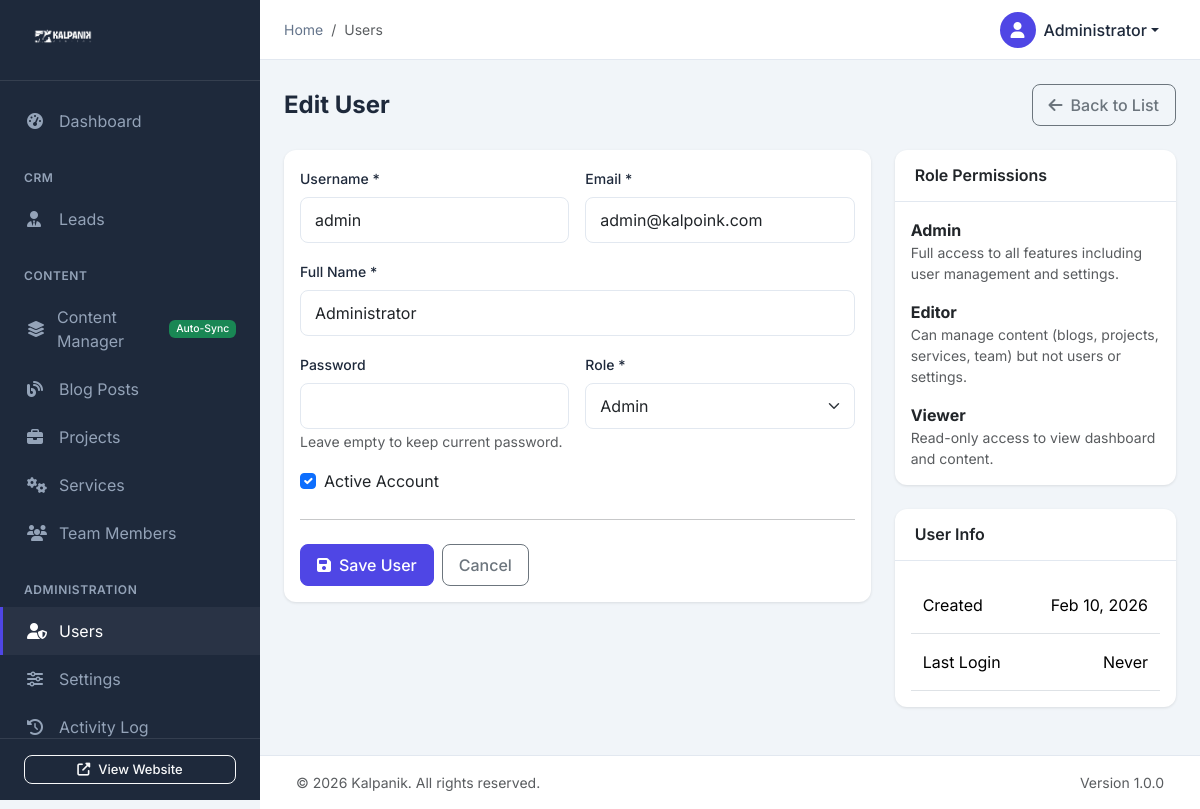
Screenshot of /admin/users.php?action=edit&id=1 (signed in) with the database file from the repository.
### tables this page shows
CREATE TABLE IF NOT EXISTS users (
    id INT AUTO_INCREMENT PRIMARY KEY,
    username VARCHAR(50) NOT NULL UNIQUE,
    email VARCHAR(100) NOT NULL UNIQUE,
    password VARCHAR(255) NOT NULL,
    full_name VARCHAR(100) NOT NULL,
    role ENUM('admin', 'editor', 'viewer') DEFAULT 'editor',
    avatar VARCHAR(255) DEFAULT NULL,
    is_active TINYINT(1) DEFAULT 1,
    last_login DATETIME DEFAULT NULL,
    created_at TIMESTAMP DEFAULT CURRENT_TIMESTAMP,
    updated_at TIMESTAMP DEFAULT CURRENT_TIMESTAMP ON UPDATE CURRENT_TIMESTAMP
);

### admin/config/auth.php (called while the page is built, shortened)
<?php
function isLoggedIn() {
    return isset($_SESSION['admin_user_id']) && !empty($_SESSION['admin_user_id']);
}
function getCurrentUser() {
    $db = getDB();
    $stmt = $db->prepare("SELECT id, username, email, full_name, role, avatar, last_login FROM users WHERE id = ? AND is_active = 1");
    $stmt->execute([$_SESSION['admin_user_id']]);
    return $stmt->fetch();
}
function hasRole($role) {
    $roles = ['admin' => 3, 'editor' => 2, 'viewer' => 1];
    $userRole = $_SESSION['admin_role'] ?? 'viewer';
    return ($roles[$userRole] ?? 0) >= ($roles[$role] ?? 0);
}
function getBaseUrl() {
    if ($_SERVER['SERVER_NAME'] === 'localhost' || $_SERVER['SERVER_NAME'] === '127.0.0.1') {
        return '/kalpoink/';
    } else {
        return '/';
    }
}
function getAdminUrl($path = '') {
    $baseUrl = getBaseUrl() . 'admin/';
    return $baseUrl . ltrim($path, '/');
}
function getSiteUrl($path = '') {
    $baseUrl = getBaseUrl();
    return $baseUrl . ltrim($path, '/');
}
?>

### admin/users.php (the view, shortened to what this page needs)
<?php
$page_title = 'Users';
require_once __DIR__ . '/includes/header.php';
$db = getDB();
$action = $_GET['action'] ?? 'list';
$id = isset($_GET['id']) ? (int)$_GET['id'] : 0;
if ($action === 'add' || $action === 'edit') {
    $user = null;
    if ($action === 'edit' && $id > 0) {
        $stmt = $db->prepare("SELECT * FROM users WHERE id = ?");
        $stmt->execute([$id]);
        $user = $stmt->fetch();
    }
    ?>
    <div class="page-header">
        <h1 class="page-title"><?php echo $action === 'add' ? 'Add New User' : 'Edit User'; ?></h1>
        <a href="<?php echo getAdminUrl('users.php'); ?>" class="btn btn-outline-secondary">
            <i class="fas fa-arrow-left me-2"></i>Back to List
        </a>
    </div>
    <div class="row">
        <div class="col-lg-8">
            <div class="card">
                <div class="card-body">
                    <form method="POST" action="users.php<?php echo $id ? '?id=' . $id : ''; ?>" class="needs-validation" novalidate>
                        <div class="row g-3">
                            <div class="col-md-6">
                                <label for="username" class="form-label">Username *</label>
                                <input type="text" class="form-control" id="username" name="username" required
                                       pattern="[a-zA-Z0-9_]+" title="Only letters, numbers, and underscores"
                                       value="<?php echo htmlspecialchars($user['username'] ?? ''); ?>">
                            </div>
                            <div class="col-md-6">
                                <label for="email" class="form-label">Email *</label>
                                <input type="email" class="form-control" id="email" name="email" required
                                       value="<?php echo htmlspecialchars($user['email'] ?? ''); ?>">
                            </div>
                            <div class="col-12">
                                <label for="full_name" class="form-label">Full Name *</label>
                                <input type="text" class="form-control" id="full_name" name="full_name" required
                                       value="<?php echo htmlspecialchars($user['full_name'] ?? ''); ?>">
                            </div>
                            <div class="col-md-6">
                                <label for="password" class="form-label">
                                    Password <?php echo $action === 'add' ? '*' : ''; ?>
                                </label>
                                <input type="password" class="form-control" id="password" name="password"
                                       <?php echo $action === 'add' ? 'required' : ''; ?>>
                                <?php if ($action === 'edit'): ?>
                                <small class="text-muted">Leave empty to keep current password.</small>
                                <?php endif; ?>
                            </div>
                            <div class="col-md-6">
                                <label for="role" class="form-label">Role *</label>
                                <select class="form-select" id="role" name="role" required>
                                    <option value="admin" <?php echo ($user['role'] ?? '') === 'admin' ? 'selected' : ''; ?>>Admin</option>
                                </select>
                            </div>
                            <div class="col-12">
                                <div class="form-check">
                                    <input class="form-check-input" type="checkbox" id="is_active" name="is_active"
                                           <?php echo ($user['is_active'] ?? 1) ? 'checked' : ''; ?>>
                                    <label class="form-check-label" for="is_active">Active Account</label>
                                </div>
                            </div>
                        </div>
                        <hr class="my-4">
                        <div class="d-flex gap-2">
                            <button type="submit" name="save_user" class="btn btn-primary">
                                <i class="fas fa-save me-2"></i>Save User
                            </button>
                            <a href="<?php echo getAdminUrl('users.php'); ?>" class="btn btn-outline-secondary">Cancel</a>
                        </div>
                    </form>
                </div>
            </div>
        </div>
        <div class="col-lg-4">
            <div class="card">
                <div class="card-header">
                    <h5 class="card-title">Role Permissions</h5>
                </div>
                <div class="card-body">
                    <div class="mb-3">
                        <strong>Admin</strong>
                        <p class="text-muted small mb-0">Full access to all features including user management and settings.</p>
                    </div>
                    <div class="mb-3">
                        <strong>Editor</strong>
                        <p class="text-muted small mb-0">Can manage content (blogs, projects, services, team) but not users or settings.</p>
                    </div>
                    <div class="mb-0">
                        <strong>Viewer</strong>
                        <p class="text-muted small mb-0">Read-only access to view dashboard and content.</p>
                    </div>
                </div>
            </div>
            <?php if ($action === 'edit' && $user): ?>
            <div class="card">
                <div class="card-header">
                    <h5 class="card-title">User Info</h5>
                </div>
                <div class="card-body">
                    <table class="table table-sm mb-0">
                        <tr>
                            <td>Created</td>
                            <td class="text-end"><?php echo date('M j, Y', strtotime($user['created_at'])); ?></td>
                        </tr>
                        <tr>
                            <td>Last Login</td>
                            <td class="text-end"><?php echo $user['last_login'] ? date('M j, Y g:i A', strtotime($user['last_login'])) : 'Never'; ?></td>
                        </tr>
                    </table>
                </div>
            </div>
            <?php endif; ?>
        </div>
    </div>
    <?php
}
require_once __DIR__ . '/includes/footer.php';
?>

### admin/includes/header.php (shortened to what this page needs)
<?php
require_once __DIR__ . '/../config/auth.php';
$currentUser = getCurrentUser();
$currentPage = basename($_SERVER['PHP_SELF'], '.php');
?>
<!DOCTYPE html>
<html lang="en">
<head>
    <link href="https://cdn.jsdelivr.net/npm/bootstrap@5.3.2/dist/css/bootstrap.min.css" rel="stylesheet">
    <link rel="stylesheet" href="https://cdnjs.cloudflare.com/ajax/libs/font-awesome/6.5.1/css/all.min.css">
    <link href="https://cdn.datatables.net/1.13.7/css/dataTables.bootstrap5.min.css" rel="stylesheet">
    <link rel="stylesheet" href="<?php echo getAdminUrl('assets/css/admin.css'); ?>">
</head>
<body>
    <div class="sidebar" id="sidebar">
        <div class="sidebar-header">
            <?php
            $sidebarLogoPath = 'assets/images/kalpaink-logo.png';
            ?>
            <a href="<?php echo getAdminUrl('index.php'); ?>" class="sidebar-brand">
                <img src="<?php echo getSiteUrl($sidebarLogoPath); ?>" alt="Kalpanik" style="max-height: 40px;">
            </a>
        </div>
        <nav class="sidebar-nav">
            <ul class="nav flex-column">
                <li class="nav-item">
                    <a class="nav-link <?php echo $currentPage == 'index' ? 'active' : ''; ?>" href="<?php echo getAdminUrl('index.php'); ?>">
                        <i class="fas fa-tachometer-alt"></i>
                        <span>Dashboard</span>
                    </a>
                </li>
                <li class="nav-header">CRM</li>
                <li class="nav-item">
                    <a class="nav-link <?php echo $currentPage == 'leads' ? 'active' : ''; ?>" href="<?php echo getAdminUrl('leads.php'); ?>">
                        <i class="fas fa-user-tie"></i>
                        <span>Leads</span>
                    </a>
                </li>
                <li class="nav-header">Content</li>
                <li class="nav-item">
                    <a class="nav-link <?php echo $currentPage == 'content' ? 'active' : ''; ?>" href="<?php echo getAdminUrl('content.php'); ?>">
                        <i class="fas fa-layer-group"></i>
                        <span>Content Manager</span>
                        <span class="badge bg-success ms-auto" style="font-size: 0.65rem;">Auto-Sync</span>
                    </a>
                </li>
                <li class="nav-item">
                    <a class="nav-link <?php echo $currentPage == 'blogs' ? 'active' : ''; ?>" href="<?php echo getAdminUrl('blogs.php'); ?>">
                        <i class="fas fa-blog"></i>
                        <span>Blog Posts</span>
                    </a>
                </li>
                <li class="nav-item">
                    <a class="nav-link <?php echo $currentPage == 'projects' ? 'active' : ''; ?>" href="<?php echo getAdminUrl('projects.php'); ?>">
                        <i class="fas fa-briefcase"></i>
                        <span>Projects</span>
                    </a>
                </li>
                <li class="nav-item">
                    <a class="nav-link <?php echo $currentPage == 'services' ? 'active' : ''; ?>" href="<?php echo getAdminUrl('services.php'); ?>">
                        <i class="fas fa-cogs"></i>
                        <span>Services</span>
                    </a>
                </li>
                <li class="nav-item">
                    <a class="nav-link <?php echo $currentPage == 'team' ? 'active' : ''; ?>" href="<?php echo getAdminUrl('team.php'); ?>">
                        <i class="fas fa-users"></i>
                        <span>Team Members</span>
                    </a>
                </li>
                <?php if (hasRole('admin')): ?>
                <li class="nav-header">Administration</li>
                <li class="nav-item">
                    <a class="nav-link <?php echo $currentPage == 'users' ? 'active' : ''; ?>" href="<?php echo getAdminUrl('users.php'); ?>">
                        <i class="fas fa-user-shield"></i>
                        <span>Users</span>
                    </a>
                </li>
                <li class="nav-item">
                    <a class="nav-link <?php echo $currentPage == 'settings' ? 'active' : ''; ?>" href="<?php echo getAdminUrl('settings.php'); ?>">
                        <i class="fas fa-sliders-h"></i>
                        <span>Settings</span>
                    </a>
                </li>
                <li class="nav-item">
                    <a class="nav-link <?php echo $currentPage == 'activity' ? 'active' : ''; ?>" href="<?php echo getAdminUrl('activity.php'); ?>">
                        <i class="fas fa-history"></i>
                        <span>Activity Log</span>
                    </a>
                </li>
                <?php endif; ?>
            </ul>
        </nav>
        <div class="sidebar-footer">
            <a href="<?php echo getSiteUrl(); ?>" target="_blank" class="btn btn-outline-light btn-sm w-100">
                <i class="fas fa-external-link-alt me-2"></i>View Website
            </a>
        </div>
    </div>
    <div class="main-content" id="mainContent">
        <nav class="topbar">
            <div class="topbar-left">
                <nav aria-label="breadcrumb">
                    <ol class="breadcrumb mb-0">
                        <li class="breadcrumb-item"><a href="<?php echo getAdminUrl('index.php'); ?>">Home</a></li>
                        <?php if (isset($page_title)): ?>
                        <li class="breadcrumb-item active"><?php echo $page_title; ?></li>
                        <?php endif; ?>
                    </ol>
                </nav>
            </div>
            <div class="topbar-right">
                <div class="dropdown">
                    <button class="btn btn-link dropdown-toggle user-dropdown" type="button" data-bs-toggle="dropdown">
                        <div class="user-avatar">
                            <?php if ($currentUser['avatar']): ?>
                                <img src="<?php echo $currentUser['avatar']; ?>" alt="Avatar">
                            <?php else: ?>
                                <i class="fas fa-user"></i>
                            <?php endif; ?>
                        </div>
                        <span class="d-none d-md-inline"><?php echo htmlspecialchars($currentUser['full_name']); ?></span>
                    </button>
                </div>
            </div>
        </nav>
        <div class="content-wrapper">

### rows the page displays
users: full_name "Administrator", username "admin", email "admin@kalpoink.com", role "Admin", is_active "☑", created_at "Feb 10, 2026"

### other values shown
$page_title "Users"
